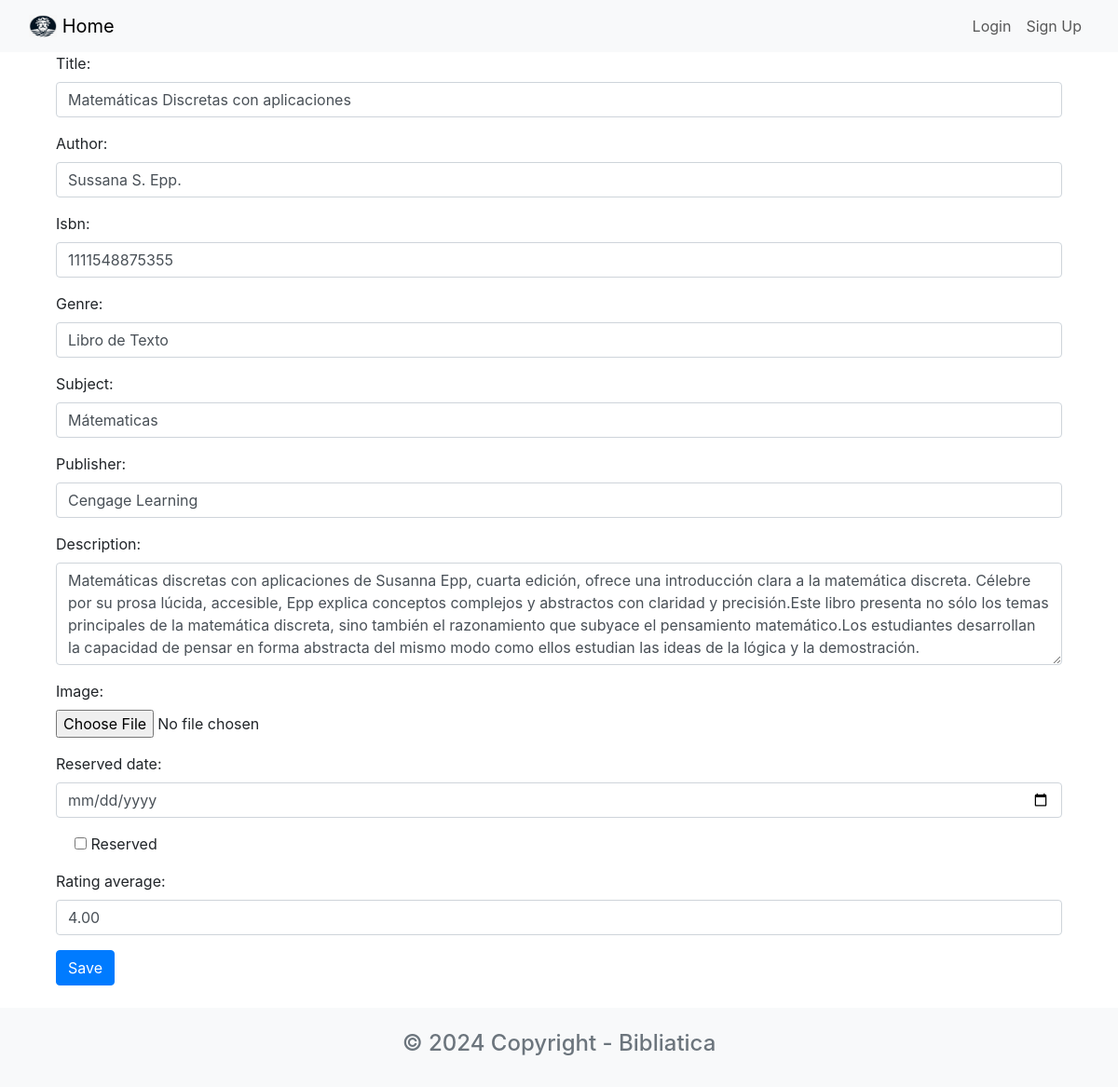
The app's page /edit_book/45/ with its own data.
### library/models.py (models this page shows)
class Book(models.Model):
    title = models.CharField(max_length=100)
    author = models.CharField(max_length=100)
    description = models.TextField(default='Description not available')
    image = models.ImageField(upload_to='library/images/')
    available = models.BooleanField(default=True)
    availability = models.DateField(null=True, blank=True)
    real_available = models.BooleanField(default=True)
    real_availability = models.DateField(null=True, blank=True)
    reserved = models.BooleanField(default=False)
    reserved_date = models.DateField(null=True, blank=True)
    reserved_by = models.ForeignKey(
        User,
        on_delete=models.SET_NULL,
        null=True,
        blank=True,
        related_name='books_reserved'
    )
    rented_by = models.ForeignKey(
        User,
        on_delete=models.SET_NULL,
        null=True,
        blank=True,
        related_name='books_rented'
    )
    total_ratings = models.IntegerField(default=0)
    sum_ratings = models.IntegerField(default=0)
    rating_average = models.DecimalField(max_digits=3, decimal_places=2, default=0)

class BookDetails(models.Model):
    book = models.OneToOneField(Book, on_delete=models.CASCADE, related_name='bookdetails', default=None)
    isbn = models.CharField(max_length=13,default='N/A')
    genre = models.CharField(max_length=100,default='N/A')
    subject = models.CharField(max_length=100, default='N/A')
    publisher = models.CharField(max_length=100, default='N/A')

### library/views.py (the view)
# urls.py: path('edit_book/<int:book_id>/', views.edit_book, name='edit_book'),
def edit_book(request, book_id):
    cancel_reservation_automatic(request)
    check_rented(request)
    book = get_object_or_404(Book, pk=book_id)
    details = BookDetails.objects.get(book=book)
    if request.method == 'POST':
        form_book = LibroForm(request.POST, request.FILES, instance=book)
        form_details = DetailsForm(request.POST, instance=details)
        if form_book.is_valid() and form_details.is_valid():
            form_book.save()
            form_details.save()
            return redirect('book_description', book_id=book_id)
    else:
        form_book = LibroForm()
        form_details = DetailsForm()
    return render(request, 'edit_book.html', {'form_book': form_book, 'form_details': form_details, 'book': book, 'bookdetails': details})

### library/forms.py
class LibroForm(forms.ModelForm):
    class Meta:
        model = Book
        fields = ['title', 'author', 'description', 'image',
                  'reserved_date', 'reserved', 'rating_average']

class DetailsForm(forms.ModelForm):
    class Meta:
        model = BookDetails
        fields = ['isbn', 'publisher', 'genre', 'subject']

### library/views.py (called while the page is built)
def cancel_reservation_automatic(request):
    expired_reservations = Book.objects.filter(
        reserved=True, reserved_date__lt=date.today())
    for book in expired_reservations:
        book.reserved = False
        book.reserved_date = None
        book.reserved_by = None
        book.save()

def check_rented(request):
    today = timezone.now().date()
    book_list = Book.objects.filter(real_availability__lt=today)
    for book in book_list:
        book.real_availability = None
        book.save()

### library/templates/edit_book.html (shortened to what this page needs)
{% extends "base.html" %}
{% block content %}
<div class="container">
    <form method="post" enctype="multipart/form-data" class="profile-form">
        <div class="form-group">
            {{ form_book.title.label_tag }}
            <input type="text" class="form-control" id="id_title" name="title" required value="{{book.title}}">
        </div>
        <div class="form-group">
            {{ form_book.author.label_tag }}
            <input type="text" class="form-control" id="id_author" name="author" required value="{{book.author}}">
        </div>
        <div class="form-group">
            {{ form_details.isbn.label_tag }}
            <input type="text" class="form-control" id="id_isbn" name="isbn" required value="{{bookdetails.isbn}}">
        </div>
        <div class="form-group">
            {{ form_details.genre.label_tag }}
            <input type="text" class="form-control" id="id_genre" name="genre" required value="{{bookdetails.genre}}">
        </div>
        <div class="form-group">
            {{ form_details.subject.label_tag }}
            <input type="text" class="form-control" id="id_subject" name="subject" required value="{{bookdetails.subject}}">
        </div>
        <div class="form-group">
            {{ form_details.publisher.label_tag }}
            <input type="text" class="form-control" id="id_publisher" name="publisher" required value="{{bookdetails.publisher}}">
        </div>
        <div class="form-group">
            {{ form_book.description.label_tag }}
            <textarea class="form-control" id="id_description" name="description" rows="4" cols="50" required>{{ book.description }}</textarea>
        </div>
        <div class="form-group">
            {{ form_book.image.label_tag }}
            <input type="file" class="form-control-file" id="id_image" name="image" accept="image/*" >
        </div>
        <div class="form-group">
            {{ form_book.reserved_date.label_tag }}
            <input type="date" class="form-control" id="id_reserved_date" name="reserved_date" value="{{ book.reserved_date|date:'Y-m-d' }}">
        </div>
        <div class="form-group form-check">
            {{ form_book.reserved }}
            <label class="form-check-label" for="id_reserved">Reserved</label>
        </div>
        <div class="form-group">
            {{ form_book.rating_average.label_tag }}
            <input type="text" class="form-control" id="id_rating_average" name="rating_average" required value="{{book.rating_average}}">
        </div>
        <button type="submit" class="btn btn-primary">Save</button>
    </form>
</div>
{% endblock content %}

### records on screen
Book: title "Matemáticas Discretas con aplicaciones", author "Sussana S. Epp.", description "Matemáticas discretas con aplicaciones de Susanna Epp, cuarta edición, ofrece una introducción clara a la matemática discreta. Célebre por su prosa lúcida, accesible, Epp explica conceptos complejos y abstractos con claridad y precisión.Este libro presenta no sólo los temas principales de la matemática discreta, sino también el razonamiento que subyace el pensamiento matemático.Los estudiantes desarrollan la capacidad de pensar en forma abstracta del mismo modo como ellos estudian las ideas de la lógica y la demostración.", rating_average "4.00"
BookDetails: isbn "1111548875355", genre "Libro de Texto", subject "Mátematicas", publisher "Cengage Learning"
